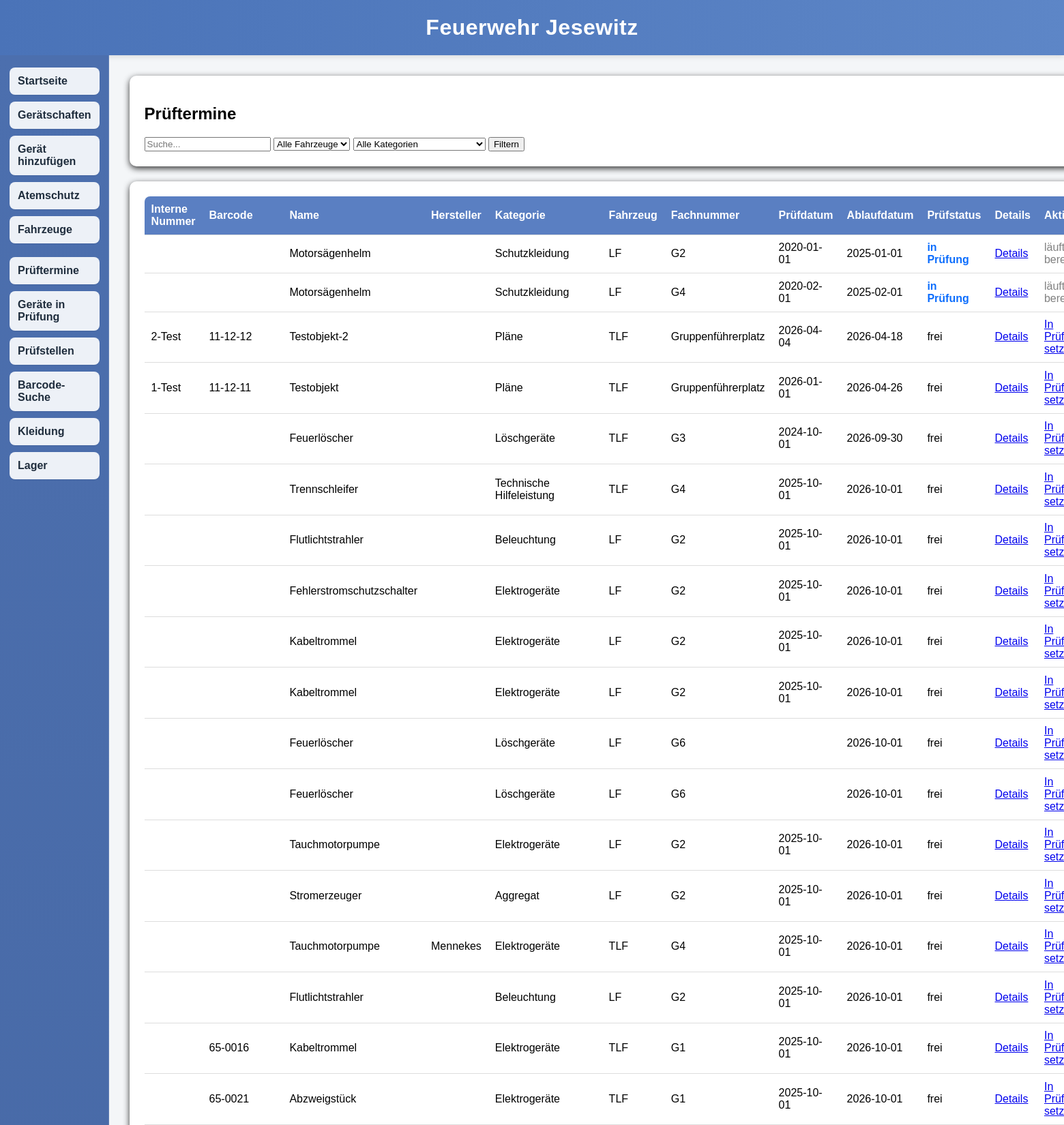
The app's page /prueftermine (upper part) with its own data.
### tables this page shows
CREATE TABLE geraete (
    id INTEGER PRIMARY KEY AUTOINCREMENT,
    interne_nummer TEXT,
    name TEXT,
    kategorie TEXT,
    fahrzeug TEXT,
    fachnummer TEXT,
    pruefdatum TEXT,
    ablaufdatum TEXT,
    anzahl INTEGER,
    bemerkung TEXT,
    hersteller TEXT,
    barcode TEXT
, pruefstatus TEXT DEFAULT 'frei', pruefstelle TEXT, pruefauftrag_datum TEXT);

### app.py (the view, shortened to what this page needs)
@app.route("/prueftermine")
def prueftermine():
    df = lade_geraete_aus_db()
    fahrzeug = request.args.get("fahrzeug", "")
    kategorie = request.args.get("kategorie", "")
    suche = request.args.get("suche", "")
    alle_fahrzeuge = sorted(df["fahrzeug"].dropna().unique())
    alle_kategorien = sorted(df["kategorie"].dropna().unique())
    if fahrzeug:
        df = df[df["fahrzeug"] == fahrzeug]
    if kategorie:
        df = df[df["kategorie"] == kategorie]
    df["ablaufdatum_sort"] = pd.to_datetime(df["ablaufdatum"], errors="coerce")
    df = df[df["ablaufdatum_sort"].notna()]
    df = df.sort_values("ablaufdatum_sort")
    heute = pd.Timestamp.today().normalize()
    in_30_tagen = heute + pd.Timedelta(days=30)
    def bestimme_status(row):
        if row["pruefstatus"] == "in Prüfung":
            return "blau"
        if row["ablaufdatum_sort"] < heute:
            return "rot"
        if row["ablaufdatum_sort"] <= in_30_tagen:
            return "gelb"
        return "normal"
    df["statusfarbe"] = df.apply(bestimme_status, axis=1)
    daten = df.to_dict(orient="records")
    return render_template(
        "prueftermine.html",
        daten=daten,
        fahrzeug=fahrzeug,
        kategorie=kategorie,
        suche=suche,
        fahrzeuge=alle_fahrzeuge,
        kategorien=alle_kategorien
    )

### app.py (called while the page is built)
def lade_geraete_aus_db():
    verbindung = sqlite3.connect(DATENBANK)
    df = pd.read_sql_query("SELECT * FROM geraete", verbindung)
    verbindung.close()
    return df

### templates/prueftermine.html (shortened to what this page needs)
{% extends "base.html" %}
{% block content %}
<div class="box">
    <h2>Prüftermine</h2>
    <form method="get">
        <input type="text" name="suche" placeholder="Suche..." value="{{ suche }}">
        <select name="fahrzeug">
            <option value="">Alle Fahrzeuge</option>
        </select>
        <select name="kategorie">
            <option value="">Alle Kategorien</option>
        </select>
        <button type="submit">Filtern</button>
    </form>
</div>
<div class="box">
    <div class="table-wrapper">
        <table class="inventar-tabelle">
            <tr>
                <th>Interne Nummer</th>
                <th>Barcode</th>
                <th>Name</th>
                <th>Hersteller</th>
                <th>Kategorie</th>
                <th>Fahrzeug</th>
                <th>Fachnummer</th>
                <th>Prüfdatum</th>
                <th>Ablaufdatum</th>
                <th>Prüfstatus</th>
                <th>Details</th>
                <th>Aktion</th>
            </tr>
            {% for item in daten %}
            <tr class="{{ 'status-' ~ item['statusfarbe'] if item['statusfarbe'] != 'normal' else '' }}">
            <tr>
                <td>{{ item["interne_nummer"] }}</td>
                <td>{{ item["barcode"] }}</td>
                <td>{{ item["name"] }}</td>
                <td>{{ item["hersteller"] }}</td>
                <td>{{ item["kategorie"] }}</td>
                <td>{{ item["fahrzeug"] }}</td>
                <td>{{ item["fachnummer"] }}</td>
                <td>{{ item["pruefdatum"] }}</td>
                <td>{{ item["ablaufdatum"] }}</td>
                <td>
    {% if item["pruefstatus"] == "in Prüfung" %}
        <strong style="color: #0d6efd;">in Prüfung</strong>
    {% else %}
        {{ item["pruefstatus"] }}
    {% endif %}
</td>
                <td>
                    <a href="/geraet/{{ item['id'] }}">Details</a>
                </td>
                <td>
                    {% if item["pruefstatus"] != "in Prüfung" %}
                        <a href="/geraet/{{ item['id'] }}/in_pruefung">In Prüfung setzen</a>
                    {% else %}
                        <span style="color: gray;">läuft bereits</span>
                    {% endif %}
                </td>
            </tr>
            {% endfor %}
        </table>
    </div>
</div>
{% endblock %}

### templates/base.html (style rules this page uses)
body { margin: 0; font-family: Arial, sans-serif; background-color: #f4f6f8; }
.box { background: white; padding: 22px; margin-bottom: 22px; border-radius: 10px; box-shadow: 0 3px 10px rgba(0,0,0,0.8); }
.table-wrapper { max-height: 60vh; overflow-y: auto; overflow-x: auto; border-radius: 8px; }
.inventar-tabelle { width: 100%; border-collapse: collapse; min-width: 1000px; background: white; }
.inventar-tabelle th { position: sticky; top: 0; background-color: #5a7fc2; color: white; z-index: 2; }
.inventar-tabelle th, .inventar-tabelle td { padding: 10px; text-align: left; border-bottom: 1px solid #ddd; }
.inventar-tabelle tr:nth-child(even) { background-color: #f7f7f7; }

### records on screen
geraete: name "Motorsägenhelm", kategorie "Schutzkleidung", fahrzeug "LF", fachnummer "G2", pruefdatum "2020-01-01", ablaufdatum "2025-01-01", pruefstatus "in Prüfung"
geraete: name "Motorsägenhelm", kategorie "Schutzkleidung", fahrzeug "LF", fachnummer "G4", pruefdatum "2020-02-01", ablaufdatum "2025-02-01", pruefstatus "in Prüfung"
geraete: interne_nummer "2-Test", barcode "11-12-12", name "Testobjekt-2", kategorie "Pläne", fahrzeug "TLF", fachnummer "Gruppenführerplatz", pruefdatum "2026-04-04", ablaufdatum "2026-04-18", pruefstatus "frei"
geraete: interne_nummer "1-Test", barcode "11-12-11", name "Testobjekt", kategorie "Pläne", fahrzeug "TLF", fachnummer "Gruppenführerplatz", pruefdatum "2026-01-01", ablaufdatum "2026-04-26", pruefstatus "frei"
geraete: name "Feuerlöscher", kategorie "Löschgeräte", fahrzeug "TLF", fachnummer "G3", pruefdatum "2024-10-01", ablaufdatum "2026-09-30", pruefstatus "frei"
geraete: name "Trennschleifer", kategorie "Technische Hilfeleistung", fahrzeug "TLF", fachnummer "G4", pruefdatum "2025-10-01", ablaufdatum "2026-10-01", pruefstatus "frei"
geraete: name "Flutlichtstrahler", kategorie "Beleuchtung", fahrzeug "LF", fachnummer "G2", pruefdatum "2025-10-01", ablaufdatum "2026-10-01", pruefstatus "frei"
geraete: name "Fehlerstromschutzschalter", kategorie "Elektrogeräte", fahrzeug "LF", fachnummer "G2", pruefdatum "2025-10-01", ablaufdatum "2026-10-01", pruefstatus "frei"
geraete: name "Kabeltrommel", kategorie "Elektrogeräte", fahrzeug "LF", fachnummer "G2", pruefdatum "2025-10-01", ablaufdatum "2026-10-01", pruefstatus "frei"
geraete: name "Kabeltrommel", kategorie "Elektrogeräte", fahrzeug "LF", fachnummer "G2", pruefdatum "2025-10-01", ablaufdatum "2026-10-01", pruefstatus "frei"
geraete: name "Feuerlöscher", kategorie "Löschgeräte", fahrzeug "LF", fachnummer "G6", ablaufdatum "2026-10-01", pruefstatus "frei"
geraete: name "Feuerlöscher", kategorie "Löschgeräte", fahrzeug "LF", fachnummer "G6", ablaufdatum "2026-10-01", pruefstatus "frei"
geraete: name "Tauchmotorpumpe", kategorie "Elektrogeräte", fahrzeug "LF", fachnummer "G2", pruefdatum "2025-10-01", ablaufdatum "2026-10-01", pruefstatus "frei"
geraete: name "Stromerzeuger", kategorie "Aggregat", fahrzeug "LF", fachnummer "G2", pruefdatum "2025-10-01", ablaufdatum "2026-10-01", pruefstatus "frei"
geraete: name "Tauchmotorpumpe", hersteller "Mennekes", kategorie "Elektrogeräte", fahrzeug "TLF", fachnummer "G4", pruefdatum "2025-10-01", ablaufdatum "2026-10-01", pruefstatus "frei"
geraete: name "Flutlichtstrahler", kategorie "Beleuchtung", fahrzeug "LF", fachnummer "G2", pruefdatum "2025-10-01", ablaufdatum "2026-10-01", pruefstatus "frei"
geraete: barcode "65-0016", name "Kabeltrommel", kategorie "Elektrogeräte", fahrzeug "TLF", fachnummer "G1", pruefdatum "2025-10-01", ablaufdatum "2026-10-01", pruefstatus "frei"
geraete: barcode "65-0021", name "Abzweigstück", kategorie "Elektrogeräte", fahrzeug "TLF", fachnummer "G1", pruefdatum "2025-10-01", ablaufdatum "2026-10-01", pruefstatus "frei"
